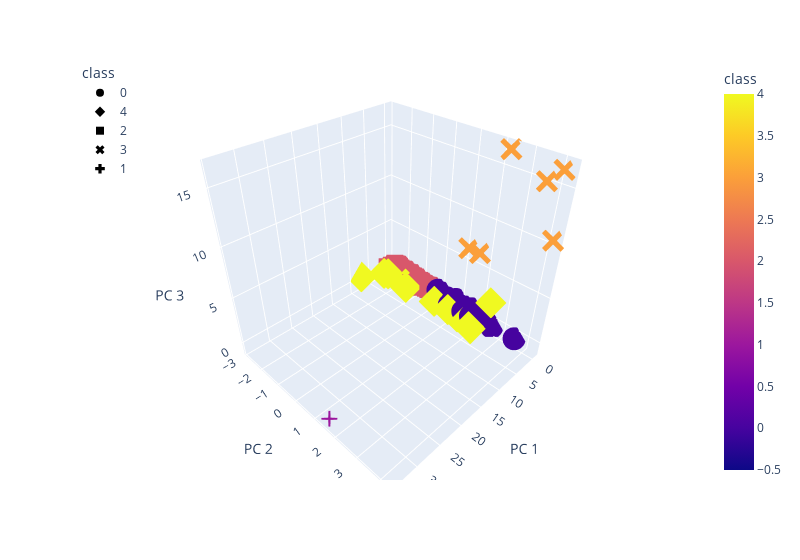

This figure's notebook cell:
### Code cell
# Plotting the clusters on 3D plot for K=5
fig=px.scatter_3d(
    five_clusters,
    x="PC 1",
    y="PC 2",
    z="PC 3",
    color="class",
    symbol="class",
    width=800,
)

fig.update_layout(legend=dict(x=0, y=1))
fig.show()

### Figure 1 — Plotly figure (JSON) as saved in the notebook; plotly's stock layout.template omitted (floating-point values rounded to 4 significant figures; data arrays with more than 128 entries replaced by an {"elided": "..."} marker saying what was removed)
{"data": [{"hovertemplate": "class=%{marker.color}<br>PC 1=%{x}<br>PC 2=%{y}<br>PC 3=%{z}<extra></extra>", "legendgroup": "0", "marker": {"color": {"elided": "276 int values"}, "coloraxis": "coloraxis", "symbol": "circle"}, "mode": "markers", "name": "0", "scene": "scene", "showlegend": true, "type": "scatter3d", "x": {"elided": "276 float values"}, "y": {"elided": "276 float values"}, "z": {"elided": "276 float values"}}, {"hovertemplate": "class=%{marker.color}<br>PC 1=%{x}<br>PC 2=%{y}<br>PC 3=%{z}<extra></extra>", "legendgroup": "4", "marker": {"color": [4, 4, 4, 4, 4, 4, 4, 4, 4, 4, 4, 4, 4, 4, 4, 4], "coloraxis": "coloraxis", "symbol": "diamond"}, "mode": "markers", "name": "4", "scene": "scene", "showlegend": true, "type": "scatter3d", "x": [2.31, 2.555, 3.865, 3.724, 3.245, 4.405, 3.729, 8.049, 3.918, 2.231, 3.108, 3.741, 3.724, 3.734, 3.735, 2.477], "y": [1.627, -1.358, -2.353, 2.095, -1.216, 2.964, 2.095, -2.834, 2.198, 0.1508, -2.269, 2.095, 2.095, 2.095, 2.095, 0.885], "z": [-0.7132, 0.01501, 0.4361, -0.02888, -0.03765, 4.205, -0.02894, 0.4737, -0.04668, -0.2133, 0.3028, -0.02918, -0.02889, -0.02918, -0.02922, -0.117]}, {"hovertemplate": "class=%{marker.color}<br>PC 1=%{x}<br>PC 2=%{y}<br>PC 3=%{z}<extra></extra>", "legendgroup": "2", "marker": {"color": {"elided": "234 int values"}, "coloraxis": "coloraxis", "symbol": "square"}, "mode": "markers", "name": "2", "scene": "scene", "showlegend": true, "type": "scatter3d", "x": {"elided": "234 float values"}, "y": {"elided": "234 float values"}, "z": {"elided": "234 float values"}}, {"hovertemplate": "class=%{marker.color}<br>PC 1=%{x}<br>PC 2=%{y}<br>PC 3=%{z}<extra></extra>", "legendgroup": "3", "marker": {"color": [3, 3, 3, 3, 3, 3], "coloraxis": "coloraxis", "symbol": "x"}, "mode": "markers", "name": "3", "scene": "scene", "showlegend": true, "type": "scatter3d", "x": [-0.1414, -0.3383, -0.4086, -0.3469, -0.5767, -0.4161], "y": [1.686, 1.187, 2.318, 3.657, 4.095, 4.222], "z": [6.658, 6.555, 16.61, 15.12, 16.31, 10.65]}, {"hovertemplate": "class=%{marker.color}<br>PC 1=%{x}<br>PC 2=%{y}<br>PC 3=%{z}<extra></extra>", "legendgroup": "1", "marker": {"color": [1], "coloraxis": "coloraxis", "symbol": "cross"}, "mode": "markers", "name": "1", "scene": "scene", "showlegend": true, "type": "scatter3d", "x": [34.1], "y": [1.506], "z": [-0.7448]}], "layout": {"coloraxis": {"colorbar": {"title": {"text": "class"}}, "colorscale": [[0, "#0d0887"], [0.1111, "#46039f"], [0.2222, "#7201a8"], [0.3333, "#9c179e"], [0.4444, "#bd3786"], [0.5556, "#d8576b"], [0.6667, "#ed7953"], [0.7778, "#fb9f3a"], [0.8889, "#fdca26"], [1, "#f0f921"]]}, "legend": {"title": {"text": "class"}, "tracegroupgap": 0, "x": 0, "y": 1}, "margin": {"t": 60}, "scene": {"domain": {"x": [0, 1], "y": [0, 1]}, "xaxis": {"title": {"text": "PC 1"}}, "yaxis": {"title": {"text": "PC 2"}}, "zaxis": {"title": {"text": "PC 3"}}}, "width": 800}}
